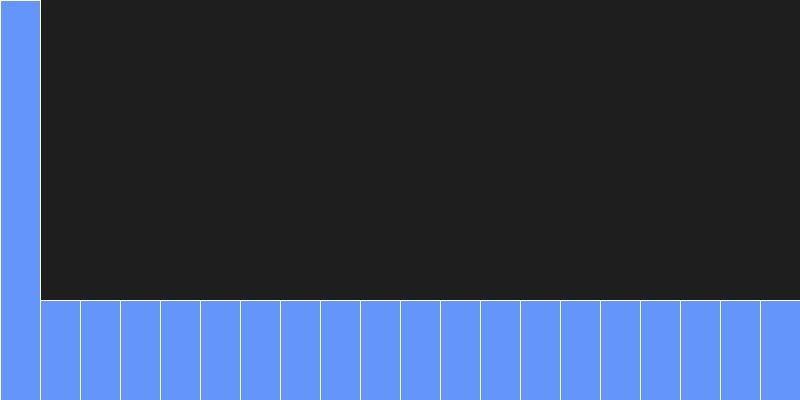
Frame 1 (no input)
Frame 60 (the mouse pressed at the canvas centre just before this capture): identical to frame 1, image omitted
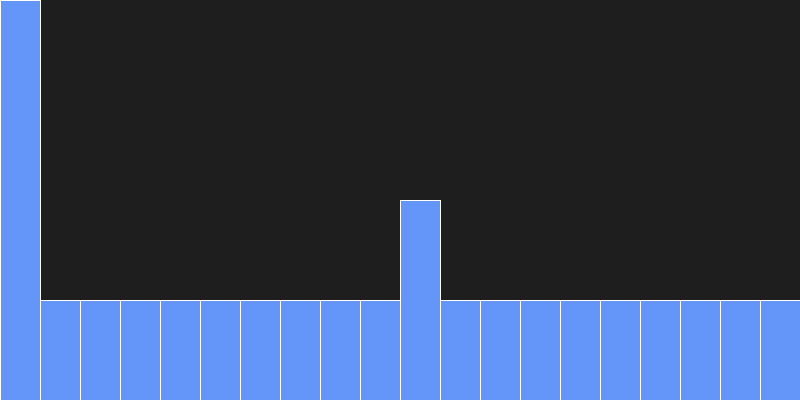
Frame 120 (the mouse held since frame 60 and released just before this capture)

The Processing sketch that drew these frames (run headless with seeded random() and noise(); from frame 60 on, the mouse is pressed at the canvas centre):

// Processing sketch: Tarea_Array_1D_nD
// ── Tarea_Array_1D_nD.pde
int[] alturas = new int[20];
int anchoBarra;

void setup() {
size(800, 400);
anchoBarra = width / alturas.length;

for (int i = 0; i < alturas.length; i++) {
alturas[i] = 100;
}
}

void draw() {
background(30);

int indice = mouseX / anchoBarra;

if (indice >= 0 && indice < alturas.length) {
alturas[indice] = height - mouseY;
}

fill(100, 150, 250);
stroke(255);

for (int i = 0; i < alturas.length; i++) {
float x = i * anchoBarra;
float y = height - alturas[i];
rect(x, y, anchoBarra, alturas[i]);
}
}
